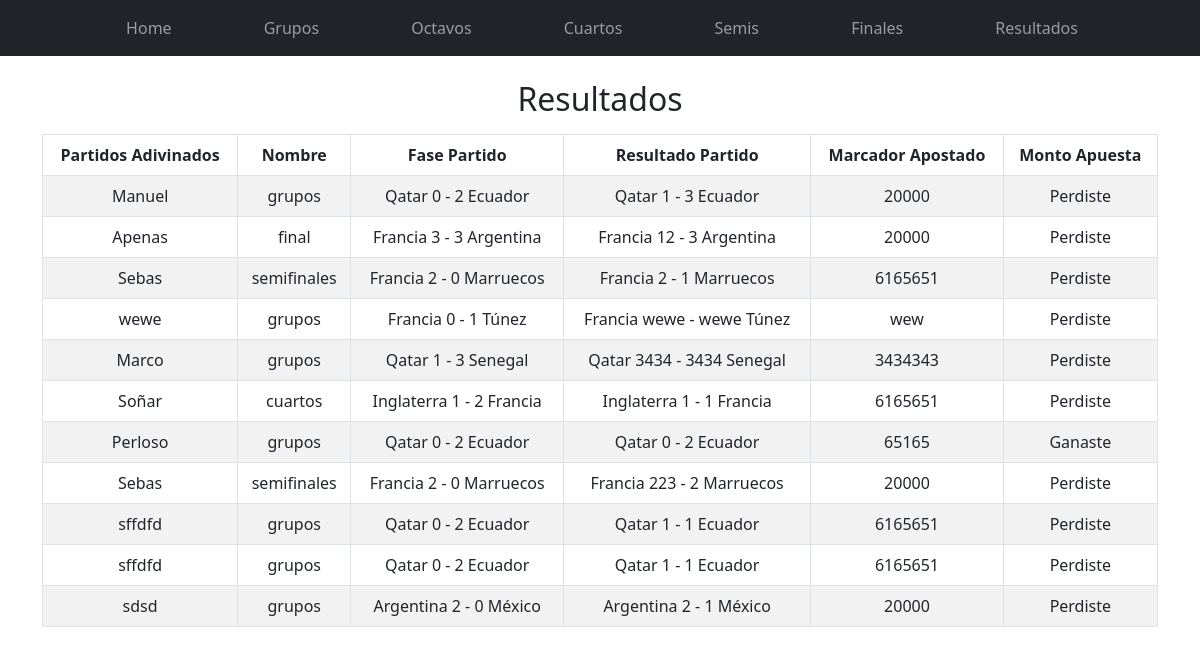
Before: /resultados/ with the older database file.
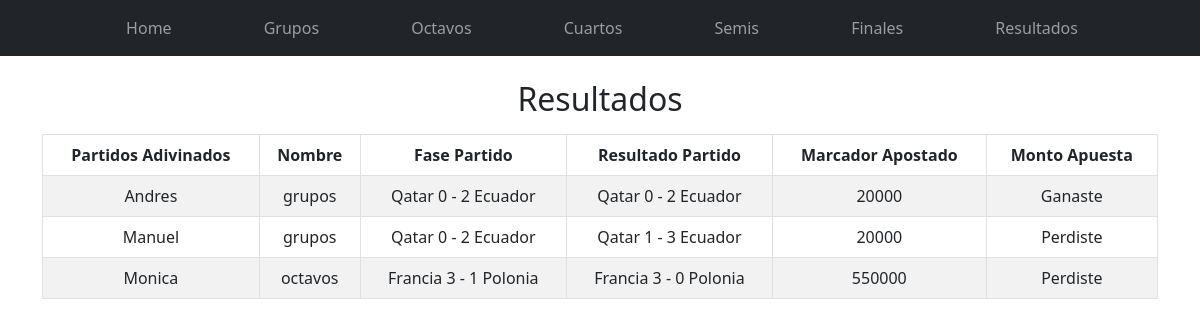
After: the same page with the newer database file.
### Aplicaciones/Partidos/models.py (models this page shows, shortened)
class Apuesta(models.Model):
    codigo_partido = models.ForeignKey(Partido,blank=True,null=True,on_delete=models.CASCADE)
    nombre = models.CharField(max_length=50)
    marcador1 = models.CharField(max_length=2)
    marcador2 = models.CharField(max_length=2)
    monto = models.CharField(max_length=50)

class Partido(models.Model):
    clasificacion = models.CharField(max_length=50)
    equipos1 = models.ForeignKey(Equipo,default=None,on_delete=models.PROTECT,related_name="_equipos1")
    equipos2 = models.ForeignKey(Equipo,default=None,on_delete=models.PROTECT,related_name="_equipos2")
    marcador1 = models.CharField(max_length=2)
    marcador2 = models.CharField(max_length=2)
    fecha = models.DateField()

class Equipo(models.Model):
    pais = models.CharField(max_length=50)
    grupo = models.CharField(max_length=50)
    class Meta:
        ordering = ['grupo']
    def __str__(self):
        texto = "{0}"
        return texto.format(self.pais)

### Aplicaciones/Partidos/views.py (the view)
# urls.py: path('resultados/',views.resultados),
def resultados(request):
    context={'apuesta':Apuesta.objects.all()}
    return render(request,"gestionApuestasResultados.html",context)

### Aplicaciones/Partidos/templates/gestionApuestasResultados.html (shortened to what this page needs)
{% extends './base.html' %}
{% block body %}
<div class="row">
    <h2>Resultados</h2>
    <div class="table-responsive py-2">
        <table class="table table-striped table-bordered">
            <thead>
                <tr>
                    <th>Partidos Adivinados</th>
                    <th>Nombre</th>
                    <th>Fase Partido</th>
                    <th>Resultado Partido</th>
                    <th>Marcador Apostado</th>
                    <th>Monto Apuesta</th>
                </tr>
            </thead>
            <tbody>
                    {% for r in apuesta %}
                        <tr>
                            <td>{{r.nombre}}</td>
                            <td>{{r.codigo_partido.clasificacion}}</td>
                            <td>{{r.codigo_partido.equipos1}} {{r.codigo_partido.marcador1}} -  {{r.codigo_partido.marcador2}} {{r.codigo_partido.equipos2}}</td>
                            <td>{{r.codigo_partido.equipos1}} {{r.marcador1}} - {{r.marcador2}} {{r.codigo_partido.equipos2}}</td>
                            <td>{{r.monto}}</td>
                            {% if r.codigo_partido.marcador1 == r.marcador1 and r.codigo_partido.marcador2 == r.marcador2 %}
                                <td> Ganaste </td>
                                {% else %}
                                <td> Perdiste </td>
                            {% endif %}
                        </tr>
                    {% endfor %}
            </tbody>
        </table>
    </div>
</div>
{% endblock %}

### Aplicaciones/Partidos/templates/base.html (shortened to what this page needs)
<!DOCTYPE html>
<html lang="es">
<head>
    {% load static %}
    <link rel="stylesheet" href='Aplicaciones/static/css/gestionApuestas.css'>
    <link rel="stylesheet" href="{% static 'css/gestionApuestas.css' %}">
    <link href="https://cdn.jsdelivr.net/npm/bootstrap@5.2.3/dist/css/bootstrap.min.css" rel="stylesheet">
</head>
<body>
    <nav class="navbar navbar-dark navbar-expand-md sticky-top bg-dark">
        <div class="container">
            <div class="collapse navbar-collapse d-md-flex w-50" id="navcol-1">
                <ul class="navbar-nav d-flex justify-content-evenly mx-auto w-100">
                    <li class="nav-item"><a class="nav-link text-center" href="/">&nbsp;Home</a></li>
                    <li class="nav-item"><a class="nav-link text-center" href="/grupos">&nbsp;Grupos</a></li>
                    <li class="nav-item"><a class="nav-link text-center" href="/octavos">&nbsp;Octavos</a></li>
                    <li class="nav-item"><a class="nav-link text-center" href="/cuartos">&nbsp;Cuartos</a></li>
                    <li class="nav-item"><a class="nav-link text-center" href="/semis">&nbsp;Semis</a></li>
                    <li class="nav-item"><a class="nav-link text-center" href="/finales">&nbsp;Finales</a></li>
                    <li class="nav-item"><a class="nav-link text-center" href="/resultados">&nbsp;Resultados</a></li>
                </ul>
            </div>
        </div>
    </nav>
    <div class="container py-4">
        {% block body %}
        {% endblock %}
</body>
</html>

### Aplicaciones/Partidos/static/css/gestionApuestas.css (style rules this page uses)
thead,tbody { text-align: center; vertical-align: middle; }
h2,h3 { text-align: center; }

Changed rows visible on the page:
removed Apuesta: nombre "Apenas", codigo_partido.clasificacion "final", codigo_partido.equipos1 "Francia", codigo_partido.marcador1 "3", codigo_partido.marcador2 "3", codigo_partido.equipos2 "Argentina", marcador1 "12", marcador2 "3", monto "20000", shows "Perdiste"
removed Apuesta: nombre "Sebas", codigo_partido.clasificacion "semifinales", codigo_partido.equipos1 "Francia", codigo_partido.marcador1 "2", codigo_partido.marcador2 "0", codigo_partido.equipos2 "Marruecos", marcador1 "2", marcador2 "1", monto "6165651", shows "Perdiste"
removed Apuesta: nombre "wewe", codigo_partido.clasificacion "grupos", codigo_partido.equipos1 "Francia", codigo_partido.marcador1 "0", codigo_partido.marcador2 "1", codigo_partido.equipos2 "Túnez", marcador1 "wewe", marcador2 "wewe", monto "wew", shows "Perdiste"
removed Apuesta: nombre "Marco", codigo_partido.clasificacion "grupos", codigo_partido.equipos1 "Qatar", codigo_partido.marcador1 "1", codigo_partido.marcador2 "3", codigo_partido.equipos2 "Senegal", marcador1 "3434", marcador2 "3434", monto "3434343", shows "Perdiste"
removed Apuesta: nombre "Soñar", codigo_partido.clasificacion "cuartos", codigo_partido.equipos1 "Inglaterra", codigo_partido.marcador1 "1", codigo_partido.marcador2 "2", codigo_partido.equipos2 "Francia", marcador1 "1", marcador2 "1", monto "6165651", shows "Perdiste"
removed Apuesta: nombre "Perloso", codigo_partido.clasificacion "grupos", codigo_partido.equipos1 "Qatar", codigo_partido.marcador1 "0", codigo_partido.marcador2 "2", codigo_partido.equipos2 "Ecuador", marcador1 "0", marcador2 "2", monto "65165", shows "Ganaste"
removed Apuesta: nombre "Sebas", codigo_partido.clasificacion "semifinales", codigo_partido.equipos1 "Francia", codigo_partido.marcador1 "2", codigo_partido.marcador2 "0", codigo_partido.equipos2 "Marruecos", marcador1 "223", marcador2 "2", monto "20000", shows "Perdiste"
removed Apuesta: nombre "sffdfd", codigo_partido.clasificacion "grupos", codigo_partido.equipos1 "Qatar", codigo_partido.marcador1 "0", codigo_partido.marcador2 "2", codigo_partido.equipos2 "Ecuador", marcador1 "1", marcador2 "1", monto "6165651", shows "Perdiste"
removed Apuesta: nombre "sffdfd", codigo_partido.clasificacion "grupos", codigo_partido.equipos1 "Qatar", codigo_partido.marcador1 "0", codigo_partido.marcador2 "2", codigo_partido.equipos2 "Ecuador", marcador1 "1", marcador2 "1", monto "6165651", shows "Perdiste"
removed Apuesta: nombre "sdsd", codigo_partido.clasificacion "grupos", codigo_partido.equipos1 "Argentina", codigo_partido.marcador1 "2", codigo_partido.marcador2 "0", codigo_partido.equipos2 "México", marcador1 "2", marcador2 "1", monto "20000", shows "Perdiste"
added Apuesta: nombre "Andres", codigo_partido.clasificacion "grupos", codigo_partido.equipos1 "Qatar", codigo_partido.marcador1 "0", codigo_partido.marcador2 "2", codigo_partido.equipos2 "Ecuador", marcador1 "0", marcador2 "2", monto "20000", shows "Ganaste"
added Apuesta: nombre "Monica", codigo_partido.clasificacion "octavos", codigo_partido.equipos1 "Francia", codigo_partido.marcador1 "3", codigo_partido.marcador2 "1", codigo_partido.equipos2 "Polonia", marcador1 "3", marcador2 "0", monto "550000", shows "Perdiste"
